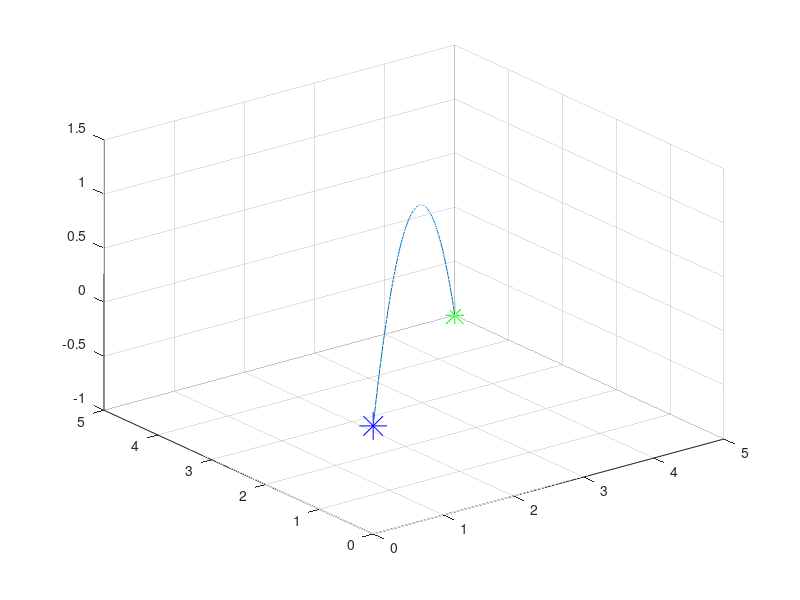
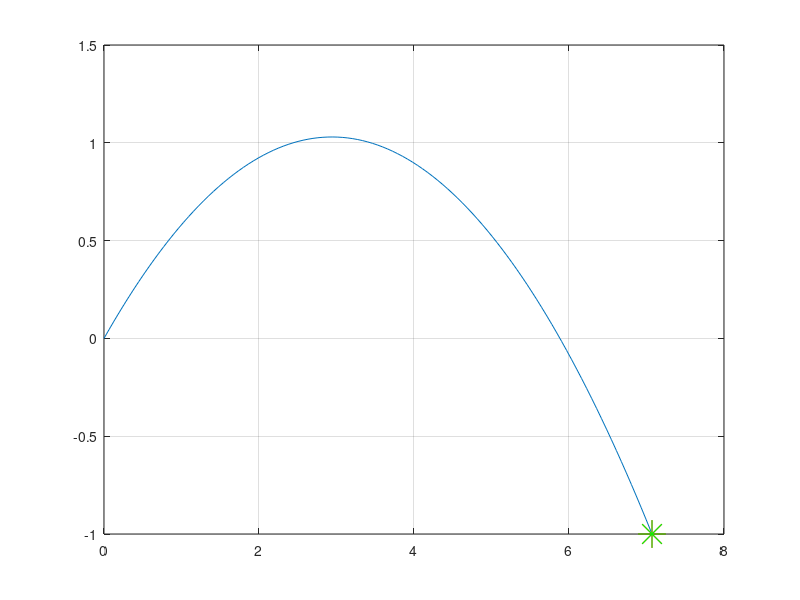

Here is the MATLAB script that generated these plots, in order:
clear all; close all; clc;

% Target Pose
x = 5;
y = 5;
z = -1;

theta = deg2rad(35);
r = sqrt(x^2 + y^2);
yaw = atan2(y, x);

t_c = sqrt( ( 2.0 * ( r * tan(theta) - z  ) ) / 9.81 ) % this is correct according to my math
v = r / (cos(theta) * t_c);

% Simulate shot
t = [0:0.01:t_c]; % this should not need the sqrt(2)
r_t = v * cos(theta) * t;
z_t = v * sin(theta) * t - 1/2 * 9.81 * t.^2;
x_t = r_t * cos(yaw)
y_t = r_t * sin(yaw)

% Caluclate last point on trajectory
r_tc = v * cos(theta) * t_c ;
z_tc = v * sin(theta) * t_c - 1/2 * 9.81 * t_c^2;
x_tc = r_tc * cos(yaw)
y_tc = r_tc * sin(yaw)

% plot in 3D
plot3(0, 0, 0, 'b*','MarkerSize',20)
hold on
grid on
plot3(x_t, y_t, z_t);
plot3(x, y, z, 'g*', 'MarkerSize',20)

% plot in 2D
figure
plot(r_t, z_t);
hold on
grid on
plot(r_tc, z_tc, 'r*', 'MarkerSize',20)
plot(r, z, 'g*', 'MarkerSize',20)